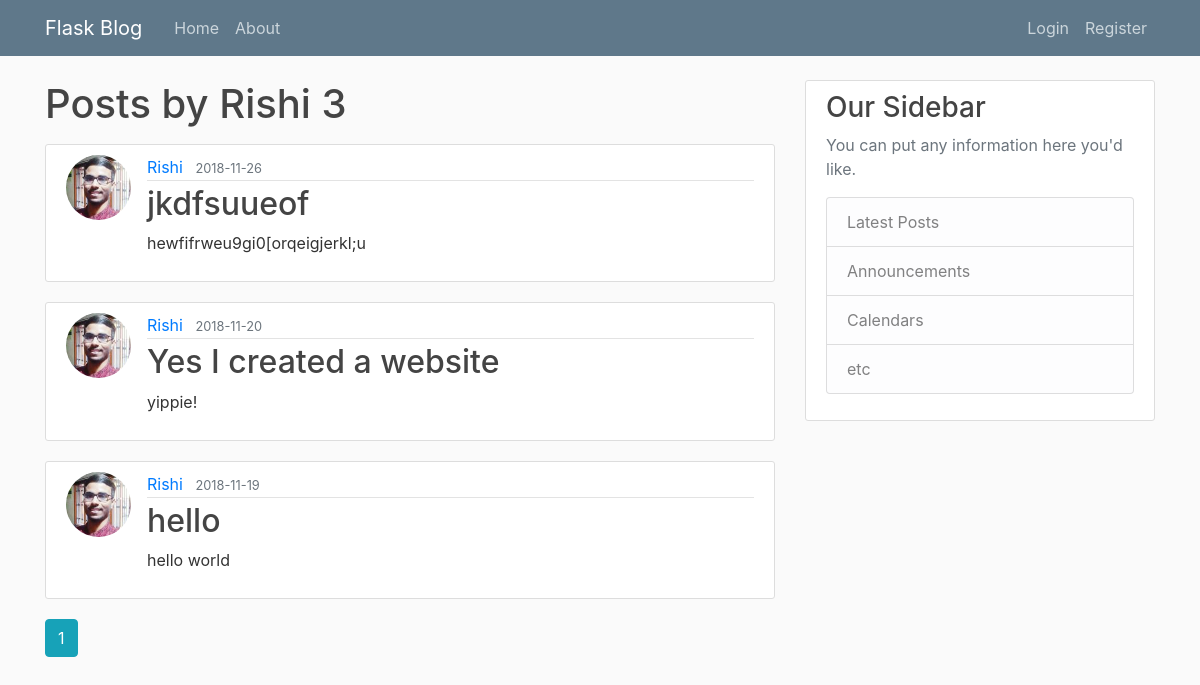
The app's page /user/Rishi  with its own data.
### flaskblog/models.py (models this page shows, shortened)
class User(db.Model,UserMixin):
    id = db.Column(db.Integer,primary_key=True)
    username = db.Column(db.String(20),unique=True,nullable=False)
    email = db.Column(db.String(120),unique=True,nullable=False)
    image_file =  db.Column(db.String(20),nullable=False,default='default.jpg')
    password = db.Column(db.String(60),nullable=False)
    posts = db.relationship('Post',backref='author',lazy=True)

class Post(db.Model):
    id = db.Column(db.Integer,primary_key=True)
    title = db.Column(db.String(100),nullable=False)
    date_posted = db.Column(db.DateTime, nullable=False,default=datetime.utcnow)
    content =  db.Column(db.Text,nullable=False)
    user_id = db.Column(db.Integer,db.ForeignKey('user.id'),nullable=False)

### flaskblog/users/routes.py (the view)
@users.route("/user/<string:username>")
def user_posts(username):
    page = request.args.get('page',1,type=int)
    user = User.query.filter_by(username=username).first_or_404()
    posts = Post.query.filter_by(author=user).order_by(Post.date_posted.desc()).paginate(page=page,per_page=5)
    return render_template('user_post.html',posts=posts,user=user)

### flaskblog/templates/user_post.html (shortened to what this page needs)
{% extends "layout.html" %}
{% block content %}
       <h1 class="mb-3">Posts by {{ user.username }} {{ posts.total }}</h1>
       {% for post in posts.items %}
       <article class="media content-section">
        <img class="rounded-circle article-img" src="{{ url_for('static',filename='profile_pics/'+post.author.image_file) }}">
       <div class="media-body">
       <div class="article-metadata">
        <a class="mr-2" href="{{ url_for('users.user_posts',username=post.author.username) }}">{{ post.author.username }}</a>
         <small class="text-muted">{{ post.date_posted.strftime('%Y-%m-%d') }}</small>
    </div>
        <h2><a class="article-title" href="{{ url_for('posts.post',post_id=post.id) }}">{{ post.title }}</a></h2>
            <p class="article-content">{{ post.content }}</p>
            </div>
            </article>
      {% endfor %}
    {% for page_num in posts.iter_pages(left_edge=1,right_edge=1,left_current=1,right_current=2) %}
          {% if page_num %}
              {% if posts.page == page_num %}
                <a class="btn btn-info mb-4" href="{{ url_for('users.user_posts',username=user.username,page=page_num) }}">{{ page_num }}</a>
              {% else %}
                 <a class="btn btn-outline-info mb-4" href="{{ url_for('users.user_posts',username=user.username,page=page_num) }}">{{ page_num }}</a>
              {% endif %}
          {% endif %}
    {% endfor %}
  {% endblock content %}

### flaskblog/static/main.css (style rules this page uses)
body { background: #fafafa; color: #333333; margin-top: 5rem; }
h1, h2, h3, h4, h5, h6 { color: #444444; }
.content-section { background: #ffffff; padding: 10px 20px; border: 1px solid #dddddd; border-radius: 3px; margin-bottom: 20px; }
.article-title { color: #444444; }
.article-content { white-space: pre-line; }
.article-img { height: 65px; width: 65px; margin-right: 16px; }
.article-metadata { padding-bottom: 1px; margin-bottom: 4px; border-bottom: 1px solid #e3e3e3 }

### records on screen
User: username "Rishi"
Post: image_file (picture), author.username "Rishi", date_posted "2018-11-26", title "jkdfsuueof", content "hewfifrweu9gi0[orqeigjerkl;u"
Post: image_file (picture), author.username "Rishi", date_posted "2018-11-20", title "Yes I created a website", content "yippie!"
Post: image_file (picture), author.username "Rishi", date_posted "2018-11-19", title "hello", content "hello world"

### other values on screen
{{ posts.total }} "3"
{{ page_num }} "1"
